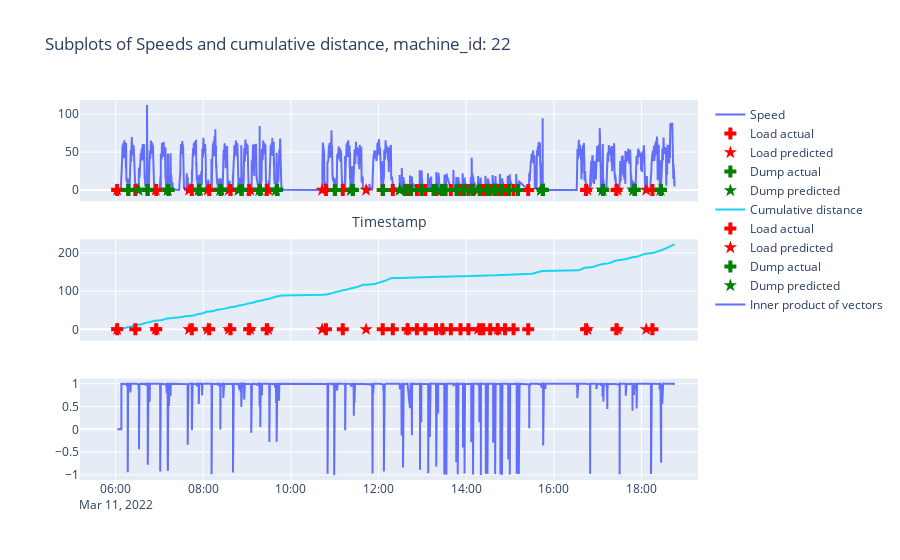

The cell this chart's notebook holds for it:
### Code cell
#Machine we want to look at
pred_dict_error = {}
for machine_nb in tqdm(trip._machines.keys()):
    some_machine = trip._machines[machine_nb]
    
    if some_machine.machine_type == 'Truck':

        predicted_load_points = []
        predicted_load_times = []
        predicted_dump_points = []
        predicted_dump_times = []
        
        day_speeds = []
        day_dists = []
        day_times = []
        #entering_working_area = []
        #exiting_working_area = []

        nb_of_positions_for_vector = 30
        list_of_inner_prods = []

        all_pos = [trips.positions for trips in some_machine.trips]
        all_pos = [item for sublist in all_pos for item in sublist]

        #Now have all positions with timestamps in one liste
        #Can get actual points and times of loading
        actual_load_points = [trips.load_latlon for trips in some_machine.trips]
        actual_load_times = [trips.positions[0].timestamp for trips in some_machine.trips]
        actual_dump_points = [trips.dump_latlon for trips in some_machine.trips]
        actual_dump_times = []
        for t in some_machine.trips: #Not pretty
            temp_dump_laton = t.dump_latlon
            for position in t.positions:
                if temp_dump_laton == (position.lat, position.lon):
                    actual_dump_times.append(position.timestamp)
                    break

        #First registered point is necessarily loading
        predicted_load_points.append((all_pos[0].lat,all_pos[0].lon))
        predicted_load_times.append(all_pos[0].timestamp)
        predicting_load = False #False meaning that next next prediction will be dump

        in_load_working_area = False #Probably true, since first position is when loading
        in_dump_working_area = False #Maybe false, since first position is when loading

        for coord in load_cluster_centers: #But verify with created clusters of load points from day before
                if geopy.distance.geodesic(coord, (all_pos[0].lat, all_pos[0].lon)).m < 30:
                    in_load_working_area = True

        for coord in dump_cluster_centers: #But verify with created clusters of load points from day before
                if geopy.distance.geodesic(coord, (all_pos[0].lat, all_pos[0].lon)).m < 30:
                    in_dump_working_area = True
            
        meters_since_last_activity = 0

        for i in range(1,len(all_pos[1:])):
            
            current_pos = all_pos[i]
            prev_pos = all_pos[i-1]
            
            #Seconds passed since last timestamp
            seconds_gone = (current_pos.timestamp.to_pydatetime()-prev_pos.timestamp.to_pydatetime()).total_seconds()

            if seconds_gone > 0:

                #Meters driven since last timestamp
                meters_driven = geopy.distance.geodesic((current_pos.lat, current_pos.lon), (prev_pos.lat, prev_pos.lon)).m
                meters_since_last_activity += meters_driven

                if i > 1+nb_of_positions_for_vector: #Create vector for computing reverse of vehicle
                    current_vector = [all_pos[i].lat-all_pos[i-nb_of_positions_for_vector].lat,all_pos[i].lon-all_pos[i-nb_of_positions_for_vector].lon]
                    prev_vector = [all_pos[i-1].lat-all_pos[i-1-nb_of_positions_for_vector].lat,all_pos[i-1].lon-all_pos[i-1-nb_of_positions_for_vector].lon]

                    current_vector_norm = current_vector/np.linalg.norm(current_vector)
                    prev_vector_norm = prev_vector/np.linalg.norm(prev_vector)
                    inner_product = np.inner(current_vector_norm,prev_vector_norm)
                    list_of_inner_prods.append(inner_product)
                else:
                    list_of_inner_prods.append(0)
                
                speed_kmh = (meters_driven/seconds_gone)*3.6
                day_speeds.append(speed_kmh)
                day_dists.append(meters_driven/1000)
                day_times.append(current_pos.timestamp)

                currently_in_load_working_area = False
                for coord in load_cluster_centers:
                    if geopy.distance.geodesic(coord, (current_pos.lat, current_pos.lon)).m < 30:
                        currently_in_load_working_area = True
                
                currently_in_dump_working_area = False
                for coord in dump_cluster_centers:
                    if geopy.distance.geodesic(coord, (current_pos.lat, current_pos.lon)).m < 30:
                        currently_in_dump_working_area = True
                    

                #Two below blocks not really necessary if we are not to plot when the leave or enter work area    
                if not in_load_working_area and currently_in_load_working_area:
                    #entering_working_area.append(current_pos.timestamp)
                    in_load_working_area = True
                elif in_load_working_area and not currently_in_load_working_area:
                    #exiting_working_area.append(current_pos.timestamp)
                    in_load_working_area = False

                if not in_dump_working_area and currently_in_dump_working_area:
                    #entering_working_area.append(current_pos.timestamp)
                    in_dump_working_area = True
                elif in_dump_working_area and not currently_in_dump_working_area:
                    #exiting_working_area.append(current_pos.timestamp)
                    in_dump_working_area = False

                #Logic for predicting loading point
                if speed_kmh < 5 and meters_since_last_activity>200:
                    if predicting_load:
                        if in_load_working_area:
                            last_min_start = current_pos.timestamp-timedelta(minutes=2)
                            index_start_minute = None
                            for i, ts in enumerate(day_times):
                                if ts >= last_min_start:
                                    index_start_minute = i
                                    break
                            sum_over_last_minute = np.sum(day_speeds[index_start_minute:])
                            
                            if sum_over_last_minute < 50:
                                predicted_load_points.append((current_pos.lat, current_pos.lon))
                                predicted_load_times.append(current_pos.timestamp)
                                
                                #Have now predicted a load
                                predicting_load = False
                                meters_since_last_activity = 0

                    else: #Predicting dump
                        if in_dump_working_area:
                            last_min_start = current_pos.timestamp-timedelta(minutes=1)
                            index_start_minute = None
                            for i, ts in enumerate(day_times):
                                if ts >= last_min_start:
                                    index_start_minute = i
                                    break
                            sum_over_last_minute = np.sum(day_speeds[index_start_minute:])
                            
                            if sum_over_last_minute < 500 and list_of_inner_prods[-1] < 0.98: #Not ideal, want to instead pick the best among times, not just the first viable option, but difficult with live tracking.
                                predicted_dump_points.append((current_pos.lat, current_pos.lon))
                                predicted_dump_times.append(current_pos.timestamp)
                                
                                #Have now predicted a dump
                                predicting_load = True
                                meters_since_last_activity = 0

                     
        
                
        # Plots, not wanted when a lot of data
        # Create subplots with 2 rows and 1 column
        fig = make_subplots(rows=3, cols=1, shared_xaxes=True, vertical_spacing=0.1)

        # Add the first line plot to the first subplot
        fig.add_trace(go.Scatter(x=day_times, y=day_speeds, mode='lines', name='Speed'), row=1, col=1)
        fig.add_trace(go.Scatter(x=actual_load_times, y=[0 for a in actual_load_times], mode='markers', marker=dict(symbol='cross', size=10, color='red'), name='Load actual'), row=1, col=1)
        fig.add_trace(go.Scatter(x=predicted_load_times, y=[0 for p in predicted_load_times], mode='markers', marker=dict(symbol='star', size=10, color='red'), name='Load predicted'), row=1, col=1)
        fig.add_trace(go.Scatter(x=actual_dump_times, y=[0 for a in actual_dump_times], mode='markers', marker=dict(symbol='cross', size=10, color='green'), name='Dump actual'), row=1, col=1)
        fig.add_trace(go.Scatter(x=predicted_dump_times, y=[0 for p in predicted_dump_times], mode='markers', marker=dict(symbol='star', size=10, color='green'), name='Dump predicted'), row=1, col=1)

        # Add the second line plot to the second subplot
        fig.add_trace(go.Scatter(x=day_times, y=np.cumsum(day_dists), mode='lines', name='Cumulative distance'), row=2, col=1)
        fig.add_trace(go.Scatter(x=actual_load_times, y=[0 for a in actual_load_times], mode='markers', marker=dict(symbol='cross', size=10, color='red'), name='Load actual'), row=2, col=1)
        fig.add_trace(go.Scatter(x=predicted_load_times, y=[0 for p in predicted_load_times], mode='markers', marker=dict(symbol='star', size=10, color='red'), name='Load predicted'), row=2, col=1)
        fig.add_trace(go.Scatter(x=actual_dump_times, y=[0 for a in actual_dump_times], mode='markers', marker=dict(symbol='cross', size=10, color='green'), name='Dump actual'), row=1, col=1)
        fig.add_trace(go.Scatter(x=predicted_dump_times, y=[0 for p in predicted_dump_times], mode='markers', marker=dict(symbol='star', size=10, color='green'), name='Dump predicted'), row=1, col=1)

        # Add the third line plot
        fig.add_trace(go.Scatter(x=day_times, y=list_of_inner_prods, mode='lines', name='Inner product of vectors'), row=3, col=1)

        # Update layout settings for both subplots
        fig.update_layout(title=str('Subplots of Speeds and cumulative distance, machine_id: '+ str(some_machine.machine_id)),
                        xaxis_title='Timestamp',
                        showlegend=True)

        fig.show()

### Figure 1 — Plotly figure (JSON) as saved in the notebook; plotly's stock layout.template omitted (floating-point values rounded to 4 significant figures; data arrays with more than 128 entries replaced by an {"elided": "..."} marker saying what was removed)
{"data": [{"mode": "lines", "name": "Speed", "type": "scatter", "x": {"elided": "8682 str values"}, "xaxis": "x", "y": {"elided": "8682 float values"}, "yaxis": "y"}, {"marker": {"color": "red", "size": 10, "symbol": "cross"}, "mode": "markers", "name": "Load actual", "type": "scatter", "x": ["2022-03-11T06:02:02.996000+00:00", "2022-03-11T06:27:00.990000+00:00", "2022-03-11T06:55:34.989000+00:00", "2022-03-11T07:44:17.990000+00:00", "2022-03-11T08:08:04.999000+00:00", "2022-03-11T08:37:07.998000+00:00", "2022-03-11T09:02:47.992000+00:00", "2022-03-11T09:27:00.998000+00:00", "2022-03-11T10:47:59.995000+00:00", "2022-03-11T11:11:03.992000+00:00", "2022-03-11T12:05:44.994000+00:00", "2022-03-11T12:19:33.995000+00:00", "2022-03-11T12:39:48.177000+00:00", "2022-03-11T12:52:34.642000+00:00", "2022-03-11T13:04:08.102000+00:00", "2022-03-11T13:18:44.353000+00:00", "2022-03-11T13:27:21.032000+00:00", "2022-03-11T13:39:03.711000+00:00", "2022-03-11T13:52:16.231000+00:00", "2022-03-11T14:03:08.294000+00:00", "2022-03-11T14:18:44.997000+00:00", "2022-03-11T14:23:17.757000+00:00", "2022-03-11T14:33:00.074000+00:00", "2022-03-11T14:43:15.448000+00:00", "2022-03-11T14:53:19.302000+00:00", "2022-03-11T15:04:58.005000+00:00", "2022-03-11T15:25:03.245000+00:00", "2022-03-11T16:44:19+00:00", "2022-03-11T17:25:56.990000+00:00", "2022-03-11T18:15:10.989000+00:00"], "xaxis": "x", "y": [0, 0, 0, 0, 0, 0, 0, 0, 0, 0, 0, 0, 0, 0, 0, 0, 0, 0, 0, 0, 0, 0, 0, 0, 0, 0, 0, 0, 0, 0], "yaxis": "y"}, {"marker": {"color": "red", "size": 10, "symbol": "star"}, "mode": "markers", "name": "Load predicted", "type": "scatter", "x": ["2022-03-11T06:02:02.996000+00:00", "2022-03-11T06:54:48.990000+00:00", "2022-03-11T07:40:30.998000+00:00", "2022-03-11T08:06:00.990000+00:00", "2022-03-11T08:35:04.990000+00:00", "2022-03-11T09:04:09.990000+00:00", "2022-03-11T09:28:55.995000+00:00", "2022-03-11T10:42:45.992000+00:00", "2022-03-11T11:42:58.997000+00:00", "2022-03-11T12:39:48.177000+00:00", "2022-03-11T13:27:04.819000+00:00", "2022-03-11T14:16:13.986000+00:00", "2022-03-11T14:43:15.448000+00:00", "2022-03-11T16:46:07.997000+00:00", "2022-03-11T17:27:24.999000+00:00", "2022-03-11T18:06:39.991000+00:00"], "xaxis": "x", "y": [0, 0, 0, 0, 0, 0, 0, 0, 0, 0, 0, 0, 0, 0, 0, 0], "yaxis": "y"}, {"marker": {"color": "green", "size": 10, "symbol": "cross"}, "mode": "markers", "name": "Dump actual", "type": "scatter", "x": ["2022-03-11T06:17:16.994000+00:00", "2022-03-11T06:43:43.998000+00:00", "2022-03-11T07:12:17.997000+00:00", "2022-03-11T07:54:22.998000+00:00", "2022-03-11T08:23:47.997000+00:00", "2022-03-11T08:52:25.997000+00:00", "2022-03-11T09:17:28.991000+00:00", "2022-03-11T09:40:51.999000+00:00", "2022-03-11T11:00:15.997000+00:00", "2022-03-11T11:24:46.992000+00:00", "2022-03-11T12:06:03.994000+00:00", "2022-03-11T12:36:09.796000+00:00", "2022-03-11T12:44:16.998000+00:00", "2022-03-11T12:58:50.997000+00:00", "2022-03-11T13:15:38.404000+00:00", "2022-03-11T13:27:04.819000+00:00", "2022-03-11T13:31:35.998000+00:00", "2022-03-11T13:47:05.994000+00:00", "2022-03-11T13:57:25+00:00", "2022-03-11T14:09:01.997000+00:00", "2022-03-11T14:18:50.997000+00:00", "2022-03-11T14:28:58.996000+00:00", "2022-03-11T14:38:59.997000+00:00", "2022-03-11T14:47:52.998000+00:00", "2022-03-11T14:58:45.998000+00:00", "2022-03-11T15:11:01.998000+00:00", "2022-03-11T15:45:01.994000+00:00", "2022-03-11T17:07:36.998000+00:00", "2022-03-11T17:50:40.995000+00:00", "2022-03-11T18:26:40.994000+00:00"], "xaxis": "x", "y": [0, 0, 0, 0, 0, 0, 0, 0, 0, 0, 0, 0, 0, 0, 0, 0, 0, 0, 0, 0, 0, 0, 0, 0, 0, 0, 0, 0, 0, 0], "yaxis": "y"}, {"marker": {"color": "green", "size": 10, "symbol": "star"}, "mode": "markers", "name": "Dump predicted", "type": "scatter", "x": ["2022-03-11T06:31:11.995000+00:00", "2022-03-11T07:11:11+00:00", "2022-03-11T07:53:48.999000+00:00", "2022-03-11T08:23:21.997000+00:00", "2022-03-11T08:48:23.992000+00:00", "2022-03-11T09:16:56.992000+00:00", "2022-03-11T09:39:37.990000+00:00", "2022-03-11T11:22:14.996000+00:00", "2022-03-11T12:29:05.001000+00:00", "2022-03-11T13:19:06.493000+00:00", "2022-03-11T14:07:48.998000+00:00", "2022-03-11T14:37:01+00:00", "2022-03-11T15:42:30.998000+00:00", "2022-03-11T17:06:41.999000+00:00", "2022-03-11T17:48:50.999000+00:00", "2022-03-11T18:26:08.995000+00:00"], "xaxis": "x", "y": [0, 0, 0, 0, 0, 0, 0, 0, 0, 0, 0, 0, 0, 0, 0, 0], "yaxis": "y"}, {"mode": "lines", "name": "Cumulative distance", "type": "scatter", "x": {"elided": "8682 str values"}, "xaxis": "x2", "y": {"elided": "8682 float values"}, "yaxis": "y2"}, {"marker": {"color": "red", "size": 10, "symbol": "cross"}, "mode": "markers", "name": "Load actual", "type": "scatter", "x": ["2022-03-11T06:02:02.996000+00:00", "2022-03-11T06:27:00.990000+00:00", "2022-03-11T06:55:34.989000+00:00", "2022-03-11T07:44:17.990000+00:00", "2022-03-11T08:08:04.999000+00:00", "2022-03-11T08:37:07.998000+00:00", "2022-03-11T09:02:47.992000+00:00", "2022-03-11T09:27:00.998000+00:00", "2022-03-11T10:47:59.995000+00:00", "2022-03-11T11:11:03.992000+00:00", "2022-03-11T12:05:44.994000+00:00", "2022-03-11T12:19:33.995000+00:00", "2022-03-11T12:39:48.177000+00:00", "2022-03-11T12:52:34.642000+00:00", "2022-03-11T13:04:08.102000+00:00", "2022-03-11T13:18:44.353000+00:00", "2022-03-11T13:27:21.032000+00:00", "2022-03-11T13:39:03.711000+00:00", "2022-03-11T13:52:16.231000+00:00", "2022-03-11T14:03:08.294000+00:00", "2022-03-11T14:18:44.997000+00:00", "2022-03-11T14:23:17.757000+00:00", "2022-03-11T14:33:00.074000+00:00", "2022-03-11T14:43:15.448000+00:00", "2022-03-11T14:53:19.302000+00:00", "2022-03-11T15:04:58.005000+00:00", "2022-03-11T15:25:03.245000+00:00", "2022-03-11T16:44:19+00:00", "2022-03-11T17:25:56.990000+00:00", "2022-03-11T18:15:10.989000+00:00"], "xaxis": "x2", "y": [0, 0, 0, 0, 0, 0, 0, 0, 0, 0, 0, 0, 0, 0, 0, 0, 0, 0, 0, 0, 0, 0, 0, 0, 0, 0, 0, 0, 0, 0], "yaxis": "y2"}, {"marker": {"color": "red", "size": 10, "symbol": "star"}, "mode": "markers", "name": "Load predicted", "type": "scatter", "x": ["2022-03-11T06:02:02.996000+00:00", "2022-03-11T06:54:48.990000+00:00", "2022-03-11T07:40:30.998000+00:00", "2022-03-11T08:06:00.990000+00:00", "2022-03-11T08:35:04.990000+00:00", "2022-03-11T09:04:09.990000+00:00", "2022-03-11T09:28:55.995000+00:00", "2022-03-11T10:42:45.992000+00:00", "2022-03-11T11:42:58.997000+00:00", "2022-03-11T12:39:48.177000+00:00", "2022-03-11T13:27:04.819000+00:00", "2022-03-11T14:16:13.986000+00:00", "2022-03-11T14:43:15.448000+00:00", "2022-03-11T16:46:07.997000+00:00", "2022-03-11T17:27:24.999000+00:00", "2022-03-11T18:06:39.991000+00:00"], "xaxis": "x2", "y": [0, 0, 0, 0, 0, 0, 0, 0, 0, 0, 0, 0, 0, 0, 0, 0], "yaxis": "y2"}, {"marker": {"color": "green", "size": 10, "symbol": "cross"}, "mode": "markers", "name": "Dump actual", "type": "scatter", "x": ["2022-03-11T06:17:16.994000+00:00", "2022-03-11T06:43:43.998000+00:00", "2022-03-11T07:12:17.997000+00:00", "2022-03-11T07:54:22.998000+00:00", "2022-03-11T08:23:47.997000+00:00", "2022-03-11T08:52:25.997000+00:00", "2022-03-11T09:17:28.991000+00:00", "2022-03-11T09:40:51.999000+00:00", "2022-03-11T11:00:15.997000+00:00", "2022-03-11T11:24:46.992000+00:00", "2022-03-11T12:06:03.994000+00:00", "2022-03-11T12:36:09.796000+00:00", "2022-03-11T12:44:16.998000+00:00", "2022-03-11T12:58:50.997000+00:00", "2022-03-11T13:15:38.404000+00:00", "2022-03-11T13:27:04.819000+00:00", "2022-03-11T13:31:35.998000+00:00", "2022-03-11T13:47:05.994000+00:00", "2022-03-11T13:57:25+00:00", "2022-03-11T14:09:01.997000+00:00", "2022-03-11T14:18:50.997000+00:00", "2022-03-11T14:28:58.996000+00:00", "2022-03-11T14:38:59.997000+00:00", "2022-03-11T14:47:52.998000+00:00", "2022-03-11T14:58:45.998000+00:00", "2022-03-11T15:11:01.998000+00:00", "2022-03-11T15:45:01.994000+00:00", "2022-03-11T17:07:36.998000+00:00", "2022-03-11T17:50:40.995000+00:00", "2022-03-11T18:26:40.994000+00:00"], "xaxis": "x", "y": [0, 0, 0, 0, 0, 0, 0, 0, 0, 0, 0, 0, 0, 0, 0, 0, 0, 0, 0, 0, 0, 0, 0, 0, 0, 0, 0, 0, 0, 0], "yaxis": "y"}, {"marker": {"color": "green", "size": 10, "symbol": "star"}, "mode": "markers", "name": "Dump predicted", "type": "scatter", "x": ["2022-03-11T06:31:11.995000+00:00", "2022-03-11T07:11:11+00:00", "2022-03-11T07:53:48.999000+00:00", "2022-03-11T08:23:21.997000+00:00", "2022-03-11T08:48:23.992000+00:00", "2022-03-11T09:16:56.992000+00:00", "2022-03-11T09:39:37.990000+00:00", "2022-03-11T11:22:14.996000+00:00", "2022-03-11T12:29:05.001000+00:00", "2022-03-11T13:19:06.493000+00:00", "2022-03-11T14:07:48.998000+00:00", "2022-03-11T14:37:01+00:00", "2022-03-11T15:42:30.998000+00:00", "2022-03-11T17:06:41.999000+00:00", "2022-03-11T17:48:50.999000+00:00", "2022-03-11T18:26:08.995000+00:00"], "xaxis": "x", "y": [0, 0, 0, 0, 0, 0, 0, 0, 0, 0, 0, 0, 0, 0, 0, 0], "yaxis": "y"}, {"mode": "lines", "name": "Inner product of vectors", "type": "scatter", "x": {"elided": "8682 str values"}, "xaxis": "x3", "y": {"elided": "8682 float values"}, "yaxis": "y3"}], "layout": {"showlegend": true, "title": {"text": "Subplots of Speeds and cumulative distance, machine_id: 22"}, "xaxis": {"anchor": "y", "domain": [0, 1], "matches": "x3", "showticklabels": false, "title": {"text": "Timestamp"}}, "xaxis2": {"anchor": "y2", "domain": [0, 1], "matches": "x3", "showticklabels": false}, "xaxis3": {"anchor": "y3", "domain": [0, 1]}, "yaxis": {"anchor": "x", "domain": [0.7333, 1]}, "yaxis2": {"anchor": "x2", "domain": [0.3667, 0.6333]}, "yaxis3": {"anchor": "x3", "domain": [0, 0.2667]}}}
